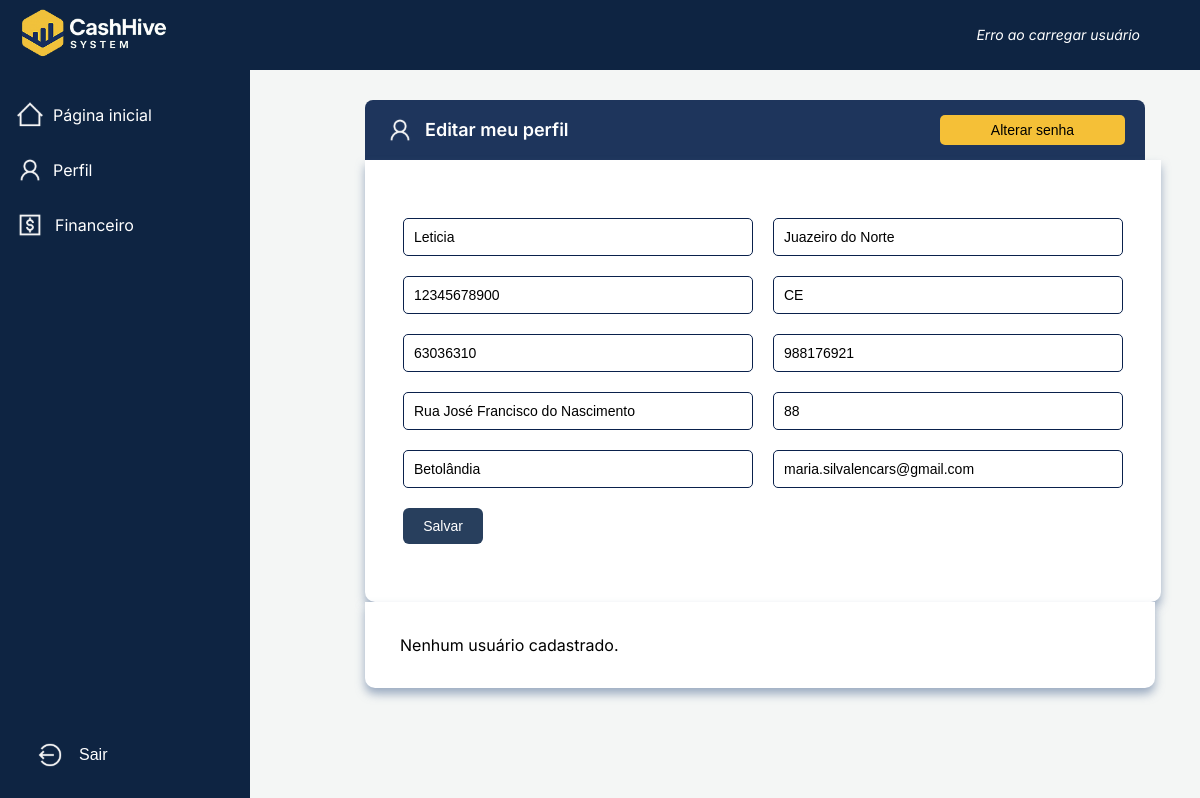
Screenshot of /public/profile.php (signed in) with the database file from the repository.
### tables this page shows
CREATE TABLE `usuario` (
  `id_usuario` int(11) NOT NULL,
  `nome_usuario` varchar(100) NOT NULL,
  `cpf_usuario` varchar(14) DEFAULT NULL,
  `cnpj_usuario` varchar(18) DEFAULT NULL,
  `senha_usuario` varchar(255) NOT NULL,
  `email_usuario` varchar(320) NOT NULL,
  `data_adicao` date NOT NULL,
  `tipo_usuario` enum('admin','comum') DEFAULT 'comum',
  `id_cargo` int(11) DEFAULT NULL,
  `ativo` tinyint(1) DEFAULT 1
);

CREATE TABLE `endereco` (
  `id_endereco` int(11) NOT NULL,
  `cep` varchar(10) DEFAULT NULL,
  `rua` varchar(255) DEFAULT NULL,
  `bairro` varchar(255) DEFAULT NULL,
  `cidade` varchar(255) DEFAULT NULL,
  `estado` varchar(2) DEFAULT NULL,
  `id_usuario` int(11) DEFAULT NULL
);

CREATE TABLE `telefone` (
  `id_telefone` int(11) NOT NULL,
  `id_usuario` int(11) DEFAULT NULL,
  `num_telefone` varchar(9) NOT NULL,
  `ddd` varchar(2) NOT NULL
);

### public/profile.php (the view, shortened to what this page needs)
<?php
$user_id = $_SESSION['id_usuario'] ?? null;
$conn = Conexao::getConn();
$sql = "SELECT u.nome_usuario, u.cpf_usuario, u.cnpj_usuario, u.email_usuario, u.tipo_usuario, e.cep, e.rua, e.bairro, e.cidade, e.estado, t.num_telefone, t.ddd, c.nome_cargo, c.nivel_permissao
FROM USUARIO u
LEFT JOIN ENDERECO e ON u.id_usuario = e.id_usuario
LEFT JOIN TELEFONE t ON u.id_usuario = t.id_usuario
LEFT JOIN CARGO c ON u.id_cargo = c.id_cargo
WHERE u.id_usuario = :user_id";
$stmt = $conn->prepare($sql);
$stmt->bindParam(':user_id', $user_id, PDO::PARAM_INT);
$stmt->execute();
$usuario = $stmt->fetch(PDO::FETCH_ASSOC);
?>
<!DOCTYPE html>
<html lang="pt-br">
<head>
  <link rel="stylesheet" href="../assets/css/reset.css">
  <link rel="stylesheet" href="../assets/css/profile.css">
  <link rel="stylesheet" href="../assets/css/toast.css">
  <link rel="stylesheet" href="https://cdnjs.cloudflare.com/ajax/libs/font-awesome/6.7.2/css/all.min.css" />
    <link rel="stylesheet" href="../assets/css/modalcadastro.css">
  <link rel="stylesheet" href="../assets/css/modaldesativar.css">
  <link rel="stylesheet" href="../assets/css/modaleditarusuario.css">
  <link rel="stylesheet" href="../assets/css/modalsair.css">
</head>
<body>
    <header class="container-header">
        <div class="logo">
            <img src="../assets/img/logo.png" alt="Logo CashHive">
        </div>
        <div class="user">
            <p id="user-info">Carregando usuário...</p>
        </div>
    </header>
    <div class="main-container">
        <aside class="menu">
            <nav class="nav">
                <ul>
                    <li>
                        <img src="../assets/img/homeicon.svg" alt="Início">
                        <a href="../public/homepage.php">Página inicial</a>
                    </li>
                    <li class="active">
                        <img src="../assets/img/profileicon.svg" alt="Perfil">
                        <a href="../public/profile.php">Perfil</a>
                    </li>
                    <li>
                        <details class="submenu">
                            <summary>
                                <img src="../assets/img/financeicon.svg" alt="Financeiro">
                                Financeiro
                            </summary>
                        </details>
                    </li>
                    <li class="logout">
                        <img src="../assets/img/logouticon.svg" alt="Sair">
                        <button class="open-modal" data-modal="modal-sair">Sair</button>
                    </li>
                </ul>
            </nav>
        </aside>
        <div class="perfil-header">
            <div class="perfil-title">
              <img src="../assets/img/profileicon.svg" alt="Ícone Perfil">
              <h3>Editar meu perfil</h3>
            </div>
             <button class="add-user-btn"><a href="redefinir_senha.php">Alterar senha</a></button>
          </div>
          <main class="main">
            <form id="form-dados" class="form-grid" method="post" action="../src/profile/save-profile.php">
              <input id="nome" name="nome" type="text" placeholder="*Nome" required value="<?= htmlspecialchars($usuario['nome_usuario'] ?? '') ?>">
              <input id="cidade" name="cidade" type="text" placeholder="Cidade" value="<?= htmlspecialchars($usuario['cidade'] ?? '') ?>">
              <input id="cpf" name="cpf" type="text" placeholder="CPF" value="<?= htmlspecialchars((strtolower(trim($usuario['tipo_usuario'] ?? '')) === 'admin' && !empty($usuario['cnpj_usuario'])) ? $usuario['cnpj_usuario'] : ($usuario['cpf_usuario'] ?? '')) ?>">
              <input id="estado" name="estado" type="text" placeholder="Estado" value="<?= htmlspecialchars($usuario['estado'] ?? '') ?>">
              <input id="cep" name="cep" type="text" placeholder="CEP" value="<?= htmlspecialchars($usuario['cep'] ?? '') ?>">
              <input name="telefone" type="text" placeholder="Telefone" inputmode="numeric"  title="Por favor, insira apenas números." pattern="\d*" value="<?= htmlspecialchars($usuario['num_telefone'] ?? '') ?>">
              <input id="rua" name="rua" type="text" placeholder="Rua" value="<?= htmlspecialchars($usuario['rua'] ?? '') ?>">
              <input name="ddd" type="text" placeholder="DDD" inputmode="numeric" title="Por favor, insira apenas números." pattern="\d*" value="<?= htmlspecialchars($usuario['ddd'] ?? '') ?>">
              <input id="bairro" name="bairro" type="text" placeholder="Bairro" value="<?= htmlspecialchars($usuario['bairro'] ?? '') ?>">
              <input name="email" type="email" placeholder="Email" value="<?= htmlspecialchars($usuario['email_usuario'] ?? '') ?>">
              <button type="submit" class="btn">Salvar</button>
            </form>
          </main>
<div class="card">
    <?php if (count($usuarios) > 0): ?>
        <table>
            <thead>
                <tr>
                    <th>Data</th>
                    <th>Nome</th>
                    <th>E-mail</th>
                    <th>Opções</th>
                </tr>
            </thead>
            <tbody>
                <?php foreach($usuarios as $usuario): ?>
    <tr>
        <td><?= date('d/m/Y', strtotime($usuario['data_adicao'])); ?></td>
        <td><?= htmlspecialchars($usuario['nome_usuario']); ?></td>
        <td><?= htmlspecialchars($usuario['email_usuario']); ?></td>
        <td class="actions">
            <button class="btn-edit" type="button" data-id="<?= $usuario['id_usuario']; ?>">Editar</button>
            <button class="btn-desativar-conta js-open-modal-desativar" data-modal="modal-1" data-id="<?= $usuario['id_usuario']; ?>">Desativar</button>
        </td>
    </tr>
<?php endforeach; ?>
            </tbody>
        </table>
    <?php else: ?>
        <p>Nenhum usuário cadastrado.</p>
    <?php endif; ?>
</div>
</body>
</html>

### assets/css/profile.css (style rules this page uses)
body { margin: 0; font-family: 'Inter', sans-serif; background-color: #f4f6f5; color: #000000; }
.container-header { position: fixed; top: 0; left: 0; z-index: 1000; height: 70px; background-color: #0e2442; color: white; display: flex; justify-content: space-between; align-items: center; width: 100%; padding: 0 20px; }
.logo img { height: 50px; }
.user p { font-size: 14px; font-style: italic; margin: 80px; }
.menu { width: 250px; height: 100vh; position: fixed; top: 70px; left: 0; background-color: #0e2442; padding: 20px 0; }
.nav ul { list-style: none; padding: 0; margin: 0; display: flex; flex-direction: column; gap: 5px; }
.nav li { padding: 10px 15px; display: flex; align-items: center; gap: 8px; }
.nav li a { color: white; text-decoration: none; font-size: 16px; width: 100%; }
.submenu summary { color: white; font-size: 16px; display: flex; align-items: center; gap: 10px; cursor: pointer; }
.logout { position: fixed; bottom: 20px; left: 20px; display: flex; align-items: center; gap: 10px; }
.logout button { color: white; background-color: transparent; text-decoration: none; font-size: 16px; border: none; }
.perfil-header { display: flex; justify-content: space-between; align-items: center; background-color: #1e355c; padding: 0 20px; height: 60px; width: 65%; margin: 100px auto 0 auto; margin-left: calc(250px + ((100% - 250px - 60%) / 2)); border-radius: 8px 8px 0 0; box-sizing: border-box; }
.perfil-title { display: flex; align-items: center; gap: 10px; color: white; }
.perfil-title h3 { font-size: 18px; font-weight: 600; margin: 0; }
.main { padding: 38px; width: 60%; background: white; box-shadow: 0 6px 10px rgba(0, 0, 0, 0.6); margin-left: calc(250px + ((100% - 250px - 60%) / 2)); border-bottom-left-radius: 10px; border-bottom-right-radius: 10px; box-shadow: 0 6px 10px rgba(96, 122, 158, 0.6); }
.card { background: white; padding: 35px; width: 60%; box-shadow: 0 6px 10px rgba(96, 122, 158, 0.6); border-bottom-left-radius: 10px; border-bottom-right-radius: 10px; margin-left: calc(250px + ((100% - 250px - 60%) / 2)); }
.form-grid { display: grid; grid-template-columns: 1fr 1fr; gap: 20px; padding: 20px 0; }
input[type="text"], input[type="email"] { padding: 10px; border: 1px solid #0a214c; border-radius: 5px; width: 100%; box-sizing: border-box; font-size: 14px; }
.btn { background-color: #283F5D; color: white; padding: 10px 15px; border: none; border-radius: 6px; cursor: pointer; transition: background-color 0.3s ease; font-size: 14px; width: 80px; }
.add-user-btn, .open-modal { background-color: #f5c037; color: black; font-size: 14px; width: 25%; height: 30px; border-radius: 5px; border-style: none; cursor: pointer; transition: 0.5s; }
.add-user-btn a { text-decoration: none; color: black; }

### rows the page displays
usuario: nome "Leticia", cidade "Juazeiro do Norte", cpf "12345678900", estado "CE", cep "63036310", telefone "988176921", rua "Rua José Francisco do Nascimento", ddd "88", bairro "Betolândia", email "maria.silvalencars@gmail.com"
